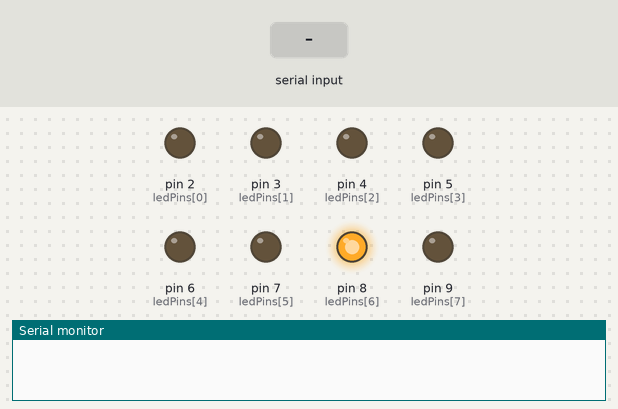
Bench run of a sketch on a simulated Arduino Uno, built with avr-gcc and run on an emulated ATmega328P. Shown: output pins drawn as LEDs (lit = HIGH), the last lines printed to the serial monitor. Dashed ring = blinking. The inputs (shaded band) are chosen by the test bench.

Above: at 1.25 s.
1.3 s: "A" received over Serial
At 2.5 s:
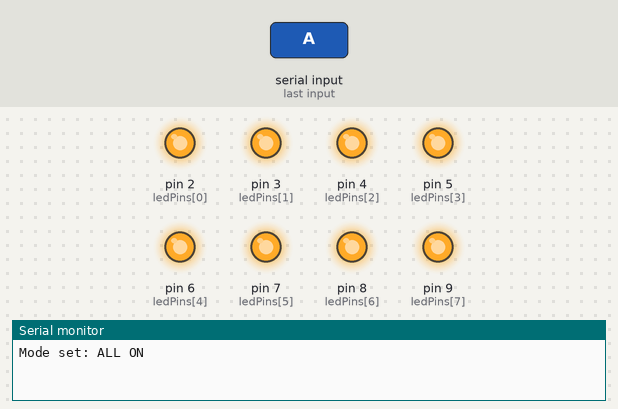
2.8 s: "C" received over Serial
At 5.7 s:
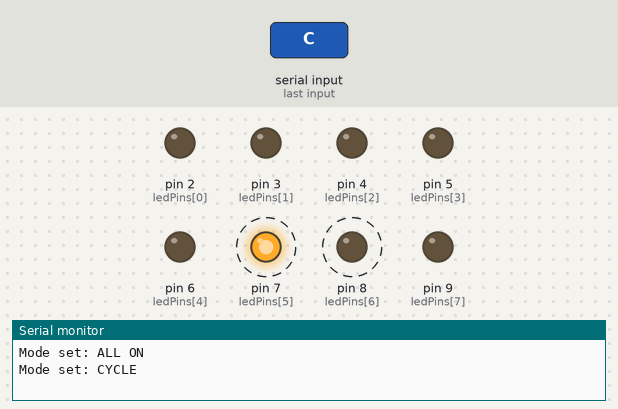
5.8 s: "-" received over Serial
8.8 s: "A" received over Serial
At 9.5 s:
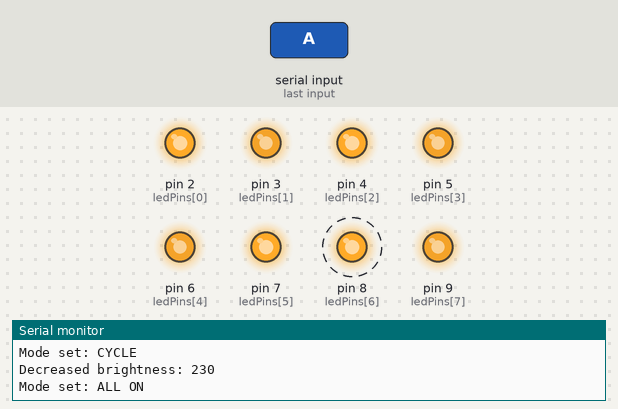
10.3 s: "C" received over Serial
At 12.2 s:
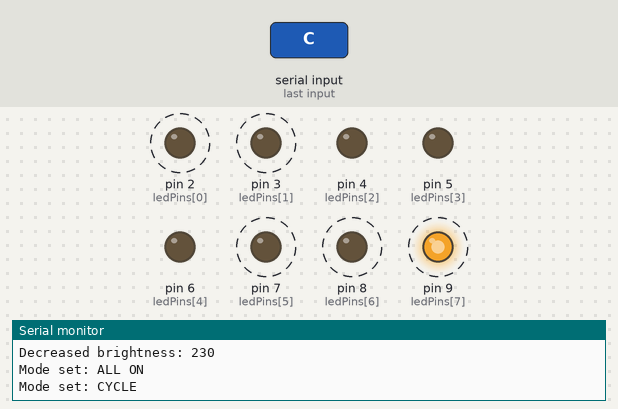
Timing chart, 0 to 14.3 s (numbered marks = the images above; inputs shaded):
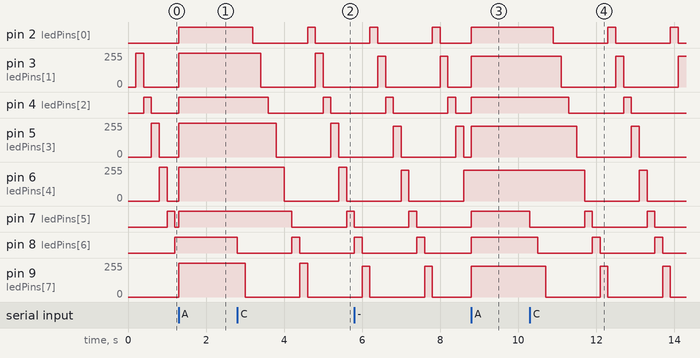

The sketch:

abb_light_ring.ino
```cpp
// Define the pins for the 8 LEDs
const int ledPins[8] = {2, 3, 4, 5, 6, 7, 8, 9};

// Delay time in milliseconds for cycling mode
const int delayTime = 200;

// Brightness control
int brightness = 255;
const int step = 25;

// Mode variables
bool turnedOn = true;
bool allOnMode = false;

unsigned long lastUpdateTime = 0;
int currentLed = 0;

void setup() {
    // Initialize each LED pin as OUTPUT
    for (int i = 0; i < 8; i++) {
        pinMode(ledPins[i], OUTPUT);
    }

    // Start serial communication
    Serial.begin(9600);
}

void loop() {
    // Constantly check serial input
    if (Serial.available() > 0) {
        char command = Serial.read();

        // Switch modes based on received command
        if (command == 'A') {
            allOnMode = true;    // Switch to "all on" mode
            Serial.println("Mode set: ALL ON");
        } else if (command == 'C') {
            allOnMode = false;   // Switch back to cycling mode
            Serial.println("Mode set: CYCLE");
        } else if (command == 'O') {
            turnedOn = !turnedOn;
            Serial.print("Lights on: ");
            Serial.println(turnedOn);
        } else if (command == '+') {
            brightness += step;
            if (brightness > 255) {
                brightness = 255;
            }
            Serial.print("Increased brightness: ");
            Serial.println(brightness);
        } else if (command == '-') {
            brightness -= step;
            if (brightness < 0) {
                brightness = 0;
            }
            Serial.print("Decreased brightness: ");
            Serial.println(brightness);
        }
    }

    if (turnedOn) {
        if (allOnMode) {
            // Turn all LEDs on
            for (int i = 0; i < 8; i++) {
                analogWrite(ledPins[i], brightness);
            }
        } else {
            // Check if it's time to update the LED
            if (millis() - lastUpdateTime >= delayTime) {
                // Turn off the previous LED
                digitalWrite(ledPins[currentLed], LOW);

                // Move to the next LED
                currentLed = (currentLed + 1) % 8;

                // Turn on the current LED with the specified brightness
                analogWrite(ledPins[currentLed], brightness);

                // Update the last update time
                lastUpdateTime = millis();
            }
        }
    } else {
        // Turn off all LEDs if turnedOn is false
        for (int i = 0; i < 8; i++) {
            digitalWrite(ledPins[i], LOW);
        }
    }
}
```

Measured:
- after the input at 1.3 s, pin 7 (ledPins[5]): LOW → HIGH after 0.00 s instead of 1.3 s; pin 8 (ledPins[6]): stays HIGH (without the input it goes to LOW after 0.10 s)
- after the input at 2.8 s, pin 2 (ledPins[0]): HIGH → LOW after 0.40 s, → HIGH 1.4 s later, → LOW 0.20 s later; pin 3 (ledPins[1]): 255/255 → 0/255 after 0.60 s, → 255/255 1.4 s later, → 0/255 0.20 s later
- after the input at 8.8 s, pin 6 (ledPins[4]): stays 230/255 (without the input it goes to 0/255 after 0.00 s); pin 7 (ledPins[5]): goes on until 8.8 s, then stays HIGH
- after the input at 10.3 s, pin 2 (ledPins[0]): alternates HIGH for 0.20 s and LOW for 1.4 s, starting after 0.60 s; pin 3 (ledPins[1]): alternates 230/255 for 0.20 s and 0/255 for 1.4 s, starting after 0.80 s
